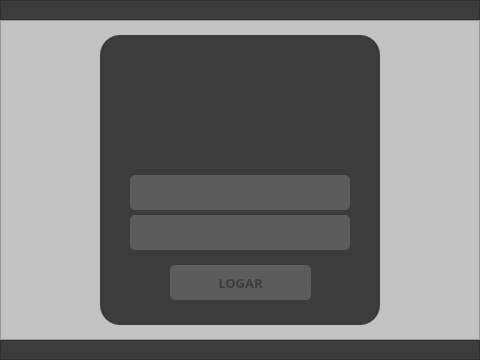
<?xml version="1.0" encoding="UTF-8"?>
<ui version="4.0">
 <class>MainWindow</class>
 <widget class="QMainWindow" name="MainWindow">
  <property name="geometry">
   <rect>
    <x>0</x>
    <y>0</y>
    <width>480</width>
    <height>360</height>
   </rect>
  </property>
  <property name="minimumSize">
   <size>
    <width>480</width>
    <height>360</height>
   </size>
  </property>
  <property name="windowTitle">
   <string>MainWindow</string>
  </property>
  <widget class="QWidget" name="centralwidget">
   <layout class="QVBoxLayout" name="verticalLayout">
    <property name="spacing">
     <number>0</number>
    </property>
    <property name="leftMargin">
     <number>0</number>
    </property>
    <property name="topMargin">
     <number>0</number>
    </property>
    <property name="rightMargin">
     <number>0</number>
    </property>
    <property name="bottomMargin">
     <number>0</number>
    </property>
    <item>
     <widget class="QFrame" name="frame_2">
      <property name="maximumSize">
       <size>
        <width>1232413</width>
        <height>20</height>
       </size>
      </property>
      <property name="styleSheet">
       <string notr="true">background-color: rgb(60, 60, 60);</string>
      </property>
      <property name="frameShape">
       <enum>QFrame::StyledPanel</enum>
      </property>
      <property name="frameShadow">
       <enum>QFrame::Raised</enum>
      </property>
     </widget>
    </item>
    <item>
     <widget class="QFrame" name="frame">
      <property name="styleSheet">
       <string notr="true">background-color: rgb(110, 110, 110);
background-color: rgb(194, 194, 194);</string>
      </property>
      <property name="frameShape">
       <enum>QFrame::StyledPanel</enum>
      </property>
      <property name="frameShadow">
       <enum>QFrame::Raised</enum>
      </property>
      <layout class="QHBoxLayout" name="horizontalLayout">
       <item>
        <widget class="QFrame" name="frame_4">
         <property name="sizePolicy">
          <sizepolicy hsizetype="Ignored" vsizetype="Ignored">
           <horstretch>20</horstretch>
           <verstretch>0</verstretch>
          </sizepolicy>
         </property>
         <property name="maximumSize">
          <size>
           <width>280</width>
           <height>290</height>
          </size>
         </property>
         <property name="styleSheet">
          <string notr="true">border-radius: 20px;
background-color: rgb(60, 60, 60);</string>
         </property>
         <property name="frameShape">
          <enum>QFrame::StyledPanel</enum>
         </property>
         <property name="frameShadow">
          <enum>QFrame::Raised</enum>
         </property>
         <widget class="QLineEdit" name="lineEdit">
          <property name="geometry">
           <rect>
            <x>30</x>
            <y>140</y>
            <width>220</width>
            <height>35</height>
           </rect>
          </property>
          <property name="minimumSize">
           <size>
            <width>220</width>
            <height>35</height>
           </size>
          </property>
          <property name="font">
           <font>
            <family>Quicksand Medium</family>
            <pointsize>10</pointsize>
            <weight>75</weight>
            <bold>true</bold>
           </font>
          </property>
          <property name="styleSheet">
           <string notr="true">border-radius: 5px;
background-color: rgb(92, 92, 92);
color: rgb(60, 60, 60);</string>
          </property>
          <property name="text">
           <string/>
          </property>
          <property name="alignment">
           <set>Qt::AlignCenter</set>
          </property>
         </widget>
         <widget class="QLineEdit" name="lineEdit_1">
          <property name="geometry">
           <rect>
            <x>30</x>
            <y>180</y>
            <width>220</width>
            <height>35</height>
           </rect>
          </property>
          <property name="minimumSize">
           <size>
            <width>220</width>
            <height>35</height>
           </size>
          </property>
          <property name="maximumSize">
           <size>
            <width>16777215</width>
            <height>16777215</height>
           </size>
          </property>
          <property name="font">
           <font>
            <family>Quicksand Medium</family>
            <pointsize>10</pointsize>
            <weight>75</weight>
            <bold>true</bold>
           </font>
          </property>
          <property name="styleSheet">
           <string notr="true">border-radius: 5px;
background-color: rgb(92, 92, 92);
color: rgb(60, 60, 60);</string>
          </property>
          <property name="text">
           <string/>
          </property>
          <property name="alignment">
           <set>Qt::AlignCenter</set>
          </property>
         </widget>
         <widget class="QPushButton" name="pushButton">
          <property name="geometry">
           <rect>
            <x>70</x>
            <y>230</y>
            <width>141</width>
            <height>35</height>
           </rect>
          </property>
          <property name="font">
           <font>
            <family>Quicksand Medium</family>
            <pointsize>10</pointsize>
            <weight>75</weight>
            <bold>true</bold>
           </font>
          </property>
          <property name="styleSheet">
           <string notr="true">QPushButton#pushButton{
	border-radius: 5px;	
	background-color: rgb(92, 92, 92);
	color: rgb(60, 60, 60);
}

QPushButton#pushButton:hover{	
	background-color: rgb(120, 120, 120);
}

QPushButton#pushButton:pressed{
	background-color: rgb(194, 194, 194);
}</string>
          </property>
          <property name="text">
           <string>LOGAR</string>
          </property>
         </widget>
         <widget class="QLabel" name="label">
          <property name="geometry">
           <rect>
            <x>90</x>
            <y>20</y>
            <width>101</width>
            <height>101</height>
           </rect>
          </property>
          <property name="text">
           <string/>
          </property>
          <property name="pixmap">
           <pixmap>../../Conceito/user_icon_grey1.png</pixmap>
          </property>
          <property name="scaledContents">
           <bool>true</bool>
          </property>
          <property name="alignment">
           <set>Qt::AlignCenter</set>
          </property>
         </widget>
        </widget>
       </item>
      </layout>
     </widget>
    </item>
    <item>
     <widget class="QFrame" name="frame_3">
      <property name="maximumSize">
       <size>
        <width>16777215</width>
        <height>20</height>
       </size>
      </property>
      <property name="styleSheet">
       <string notr="true">background-color: rgb(60, 60, 60);</string>
      </property>
      <property name="frameShape">
       <enum>QFrame::StyledPanel</enum>
      </property>
      <property name="frameShadow">
       <enum>QFrame::Raised</enum>
      </property>
     </widget>
    </item>
   </layout>
  </widget>
 </widget>
 <resources>
  <include location="../../Conceito/file.qrc"/>
 </resources>
 <connections/>
</ui>
